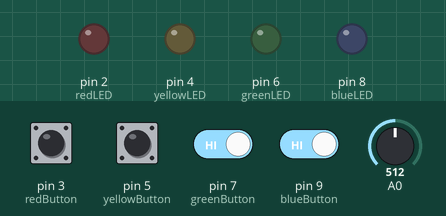
Recording of a sketch running on a simulated Arduino Uno, built with avr-gcc and run on an emulated ATmega328P. Parts: output pins drawn as LEDs (lit = HIGH). Dashed ring = blinking. The test bench sets the inputs (shaded band); at power-on: pin 3 (redButton), pin 5 (yellowButton), pin 7 (greenButton), pin 9 (blueButton) HIGH, A0 = 512. Random numbers use the default seed unless the sketch sets one.

Above: at 2.2 s.
2.3 s: pin 3 (redButton) pulled LOW for 0.15 s
At 2.45 s:
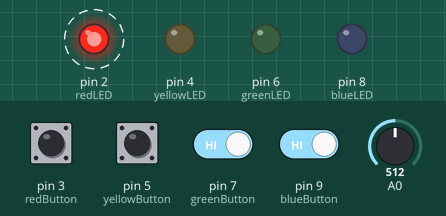
At 4.05 s:
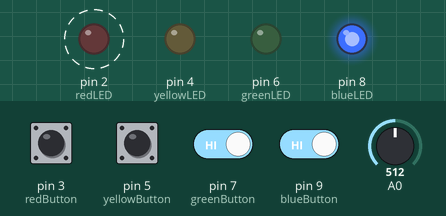
5.4 s: pin 5 (yellowButton) pulled LOW for 0.15 s
At 5.8 s:
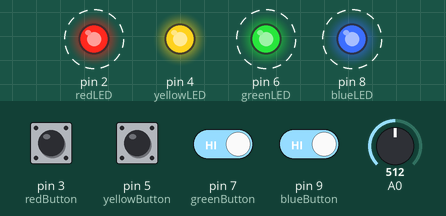
8.4 s: pin 7 (greenButton) driven LOW and pin 9 (blueButton) driven LOW
Timing chart, 0 to 17.4 s (numbered marks = the images above; inputs shaded):
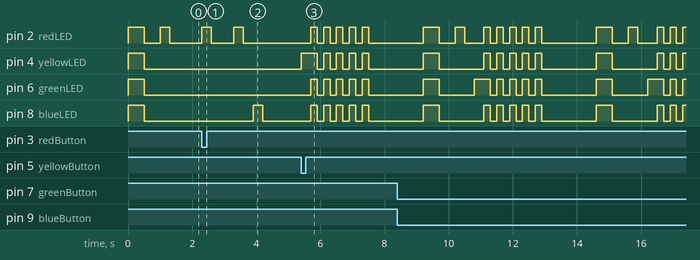

Measured:
- after the input at 2.3 s, pin 2 (redLED): alternates HIGH for 0.30 s and LOW for 0.70 s, 4 changes in all, then stays LOW, starting at once; pin 8 (blueLED): LOW → HIGH after 1.6 s, → LOW 0.30 s later
- after the input at 5.4 s, pin 2 (redLED), pin 6 (greenLED), pin 8 (blueLED): alternates HIGH for 0.20 s and LOW for 0.20 s, 10 changes in all, then stays LOW, starting after 0.30 s; pin 4 (yellowLED): LOW → HIGH at once, then repeats every 0.40 s: LOW 0.20 s, HIGH 0.20 s, until it stays LOW from 7.5 s

The sketch:

memory_game.ino
```cpp
// LED and button pin definitions
const int redLED = 2;
const int yellowLED = 4;
const int greenLED = 6;
const int blueLED = 8;
const int redButton = 3;
const int yellowButton = 5;
const int greenButton = 7;
const int blueButton = 9;

int sequence[100]; // Store the random sequence
int playerInput[100]; // Store the player's input sequence
int level = 0; // Current game level
bool gameOver = false; // Flag to check if the game is over

void setup() {
  // Initialize pin modes
  pinMode(redLED, OUTPUT);
  pinMode(yellowLED, OUTPUT);
  pinMode(greenLED, OUTPUT);
  pinMode(blueLED, OUTPUT);

  pinMode(redButton, INPUT_PULLUP);
  pinMode(yellowButton, INPUT_PULLUP);
  pinMode(greenButton, INPUT_PULLUP);
  pinMode(blueButton, INPUT_PULLUP);

  Serial.begin(9600); // Debugging purpose

  // Start the game
  startGame();
}

void loop() {
  if (!gameOver) {
    // Play the current color sequence
    playSequence();

    // Check player's input
    if (!getPlayerInput()) {
      endGame();
    } else {
      delay(500); // Shorten delay after player input
    }
  } else {
    // Restart the game after a short delay
    delay(1500); // Shorten restart delay
    startGame();
  }
}

void startGame() {
  // Initialize game state
  level = 1;
  gameOver = false;

  // Turn on all LEDs to indicate game start
  digitalWrite(redLED, HIGH);
  digitalWrite(yellowLED, HIGH);
  digitalWrite(greenLED, HIGH);
  digitalWrite(blueLED, HIGH);

  delay(500); // Shorten the LED on time at the start

  // Turn off all LEDs
  digitalWrite(redLED, LOW);
  digitalWrite(yellowLED, LOW);
  digitalWrite(greenLED, LOW);
  digitalWrite(blueLED, LOW);

  randomSeed(analogRead(A0)); // Use analog pin to generate a random seed
  delay(500); // Shortened delay before game starts
}

void playSequence() {
  // Generate a random LED sequence, ensure the number corresponds to a valid LED
  sequence[level - 1] = random(1, 5); // Generate random value between 1 and 4 for colors

  // Play the current LED sequence
  for (int i = 0; i < level; i++) {
    lightUpLED(sequence[i]);
    delay(300); // Shortened delay between each sequence
  }
}

bool getPlayerInput() {
  for (int i = 0; i < level; i++) {
    bool inputReceived = false;

    while (!inputReceived) {
      if (digitalRead(redButton) == LOW) {
        playerInput[i] = 1; // Red button pressed
        lightUpLED(1); // Light up corresponding LED
        inputReceived = true;
      } else if (digitalRead(yellowButton) == LOW) {
        playerInput[i] = 2; // Yellow button pressed
        lightUpLED(2); // Light up corresponding LED
        inputReceived = true;
      } else if (digitalRead(greenButton) == LOW) {
        playerInput[i] = 3; // Green button pressed
        lightUpLED(3); // Light up corresponding LED
        inputReceived = true;
      } else if (digitalRead(blueButton) == LOW) {
        playerInput[i] = 4; // Blue button pressed
        lightUpLED(4); // Light up corresponding LED
        inputReceived = true;
      }
    }

    // Check if player input matches the sequence
    if (playerInput[i] != sequence[i]) {
      return false; // Player input is incorrect
    }
    delay(200); // Shorten delay after player input confirmation
  }
  level++; // Increase level after correct input
  return true;
}

void endGame() {
  gameOver = true; // Set game over flag

  // Flash LEDs to indicate the game is over
  for (int i = 0; i < 5; i++) {
    digitalWrite(redLED, HIGH);
    digitalWrite(yellowLED, HIGH);
    digitalWrite(greenLED, HIGH);
    digitalWrite(blueLED, HIGH);
    delay(200); // Faster flashing
    digitalWrite(redLED, LOW);
    digitalWrite(yellowLED, LOW);
    digitalWrite(greenLED, LOW);
    digitalWrite(blueLED, LOW);
    delay(200);
  }
}

void lightUpLED(int color) {
  // Light up the corresponding LED based on the color
  switch (color) {
    case 1: // Red
      digitalWrite(redLED, HIGH);
      break;
    case 2: // Yellow
      digitalWrite(yellowLED, HIGH);
      break;
    case 3: // Green
      digitalWrite(greenLED, HIGH);
      break;
    case 4: // Blue
      digitalWrite(blueLED, HIGH);
      break;
  }
  delay(300); // Shorten LED on time

  // Turn off all LEDs
  digitalWrite(redLED, LOW);
  digitalWrite(yellowLED, LOW);
  digitalWrite(greenLED, LOW);
  digitalWrite(blueLED, LOW);
}
```
